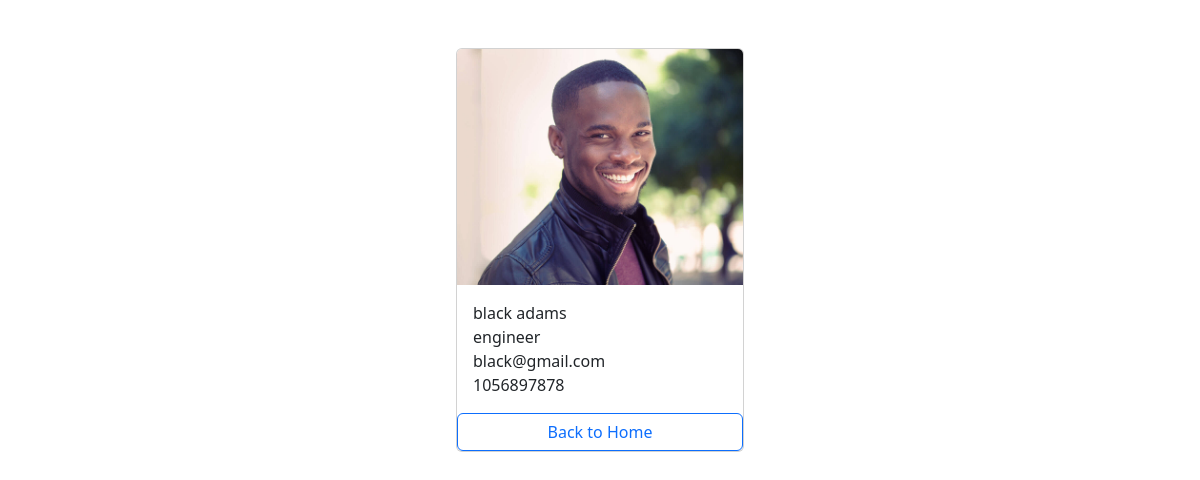
The app's page /employees/7/ with its own data.
### newapp/models.py (models this page shows, shortened)
class Employee(models.Model):
    first_name = models.CharField(max_length=100)
    last_name = models.CharField(max_length=100)
    photo = models.ImageField(upload_to='images')
    role = models.CharField(max_length=100)
    phone_number = models.CharField(max_length=10)
    email_address = models.EmailField(max_length=100, unique=True)
    created_at = models.DateTimeField(auto_now_add=True)
    updated_at = models.DateTimeField(auto_now=True)

### newapp/views.py (the view)
# urls.py: path('<int:pk>/', views.employee_detail, name='detail' ),
def employee_detail(request, pk):
    employee = get_object_or_404(Employee, pk=pk)
    context = {
        'employee': employee
    }
    return render(request, 'employee_detail.html', context)

### templates/employee_detail.html (shortened to what this page needs)
{% load static %}
<!DOCTYPE html>
<html lang="en">
<head>
    <link href="https://cdn.jsdelivr.net/npm/bootstrap@5.3.3/dist/css/bootstrap.min.css" rel="stylesheet">
    <link rel="stylesheet" href="{% static 'css/style.css' %}">
</head>
<body>
   <div class="container pt-5">
    <div class="card mx-auto" style="width: 18rem;">
        <img src="{{ employee.photo.url }}" class="card-img-top" alt="Employee photo">
        <div class="card-body">
            <p class="card-text m-0">{{ employee.first_name }} {{ employee.last_name }}</p>
            <p class="card-text m-0">{{ employee.role }}</p>
            <p class="card-text m-0">{{ employee.email_address }}</p>
            <p class="card-text m-0">{{ employee.phone_number }}</p>
        </div>
      <a href="{% url 'home' %}" class="btn btn-outline-primary">Back to Home</a>
      </div>
   </div>
</body>
</html>

### records on screen
Employee: photo (picture), first_name "black", last_name "adams", role "engineer", email_address "black@gmail.com", phone_number "1056897878"
